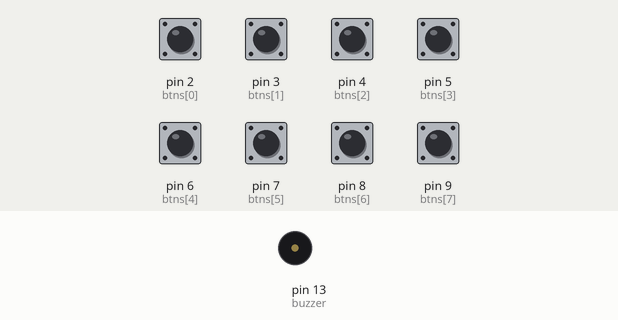
This sketch was run on a simulated Arduino Uno, built with avr-gcc and run on an emulated ATmega328P. Shown: buzzer (waves = sounding). The test bench sets the inputs (shaded band); at power-on: pin 2 (btns[0]), pin 3 (btns[1]), pin 4 (btns[2]), pin 5 (btns[3]), pin 6 (btns[4]), pin 7 (btns[5]), pin 8 (btns[6]), pin 9 (btns[7]) HIGH.

Above: at 1.2 s.
1.3 s: pin 2 (btns[0]) pulled LOW for 0.15 s
At 1.37 s:
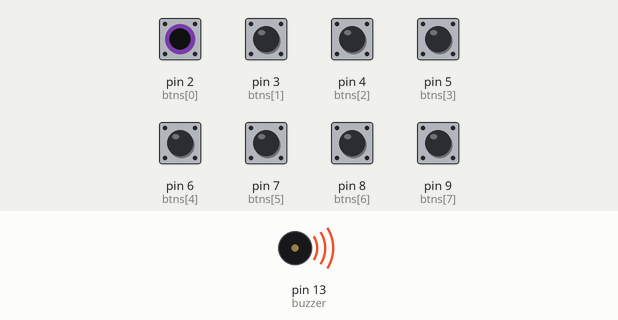
Timing chart, 0 to 4.3 s (numbered marks = the images above; inputs shaded):
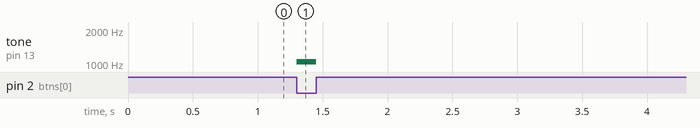

The sketch:

033_btn_piano.ino
```cpp
#define NOTE_C6  1047
#define NOTE_D6  1175
#define NOTE_E6  1319
#define NOTE_F6  1397
#define NOTE_G6  1568
#define NOTE_A6  1760
#define NOTE_B6  1976
#define NOTE_C7  2093

#define buzzer 13

byte btns[] = {2,3,4,5,6,7,8,9};
int pitch[] = {NOTE_C6,NOTE_D6,NOTE_E6,NOTE_F6,NOTE_G6,NOTE_A6,NOTE_B6,NOTE_C7};
bool pre_state[] = {1,1,1,1,1,1,1,1};

void setup() {
  Serial.begin(9600);
  for(int i = 0;i<8;i++){
    pinMode(btns[i],INPUT_PULLUP);
  }
}

void loop() {
  for(int i = 0;i<8;i++){
    bool now_state = digitalRead(btns[i]);
    if(now_state == LOW && pre_state[i] == HIGH){
      tone(buzzer,pitch[i]);
    }else if(now_state == HIGH && pre_state[i] == LOW){
      noTone(buzzer);
    }

    pre_state[i] = now_state;
  }
}
```

Measured:
- after the input at 1.3 s, tone on pin 13 (buzzer): silent → 1047 Hz at once, → silent 0.15 s later
